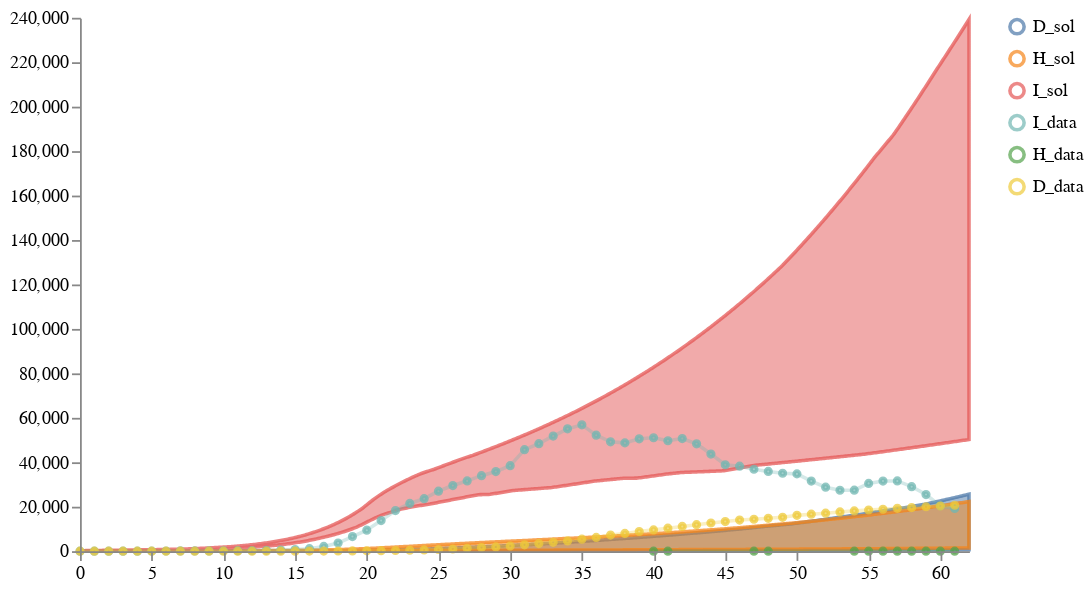

This figure's notebook cell:
### Code cell
num_samples = 100
models = [model1, model2, model3]
data_location = DATA_PATH + "NYS_T1_forecast1.csv"
weights = [0.1, 0.4, 0.5] # [1/len(models) for i in models]
solution_mappings = [{"I": "I", "H": "H", "D": "D"},
                     {"I": "infected", "H": "hospitalized", "D": "dead"}, 
                     {"I": "infected", "H": "hospitalized", "D": "dead"}
                     ]

# Run the calibration and sampling
result1B3 = load_and_calibrate_and_sample_ensemble_model(
    models,
    data_location,
    weights,
    solution_mappings,
    num_samples,
    timepoints1,
    verbose=True,
    total_population=19340000,
    num_iterations=N_ITERATIONS,
    time_unit="days",
    visual_options={"title": "Calibrated Ensemble", "keep":".*_sol"}
)

# Save results
# result1B3["data"].to_csv("../../notebook/ensemble_eval_sa/ensemble_results/partI_ensemble_of_many_results.csv", index=False)
# result1B3["quantiles"].to_csv("../../notebook/ensemble_eval_sa/ensemble_results/partI_ensemble_of_many_quantiles.csv", index=False)

# Plot results
schema = plots.trajectories(pd.DataFrame(result1B3["data"]), keep=".*_sol",
                            points=all_data1.reset_index(drop=True).rename(columns={"I":"I_data", "H":"H_data", "D":"D_data"}),
                           )
schema = plots.pad(schema, 5)
plots.ipy_display(schema)

### Figure 1 — Vega specification as saved in the notebook (floating-point values rounded to 4 significant figures; data arrays with more than 128 entries replaced by an {"elided": "..."} marker saying what was removed)
{"$schema": "https://vega.github.io/schema/vega/v5.json", "axes": [{"name": "x_axis", "orient": "bottom", "scale": "xscale", "zindex": 100}, {"name": "y_axis", "orient": "left", "scale": "yscale", "zindex": 100}], "data": [{"name": "distributions", "values": {"elided": "1863 records"}}, {"name": "traces", "transform": [{"expr": "isValid(datum.value)", "type": "filter"}], "values": []}, {"name": "points", "values": {"elided": "136 records"}}, {"name": "markers", "values": []}, {"name": "selected", "on": [{"remove": true, "trigger": "clear"}, {"remove": true, "trigger": "!shift"}, {"insert": "clicked", "trigger": "!shift && clicked"}, {"toggle": "clicked", "trigger": "shift && clicked"}]}], "height": 300, "legends": [{"encode": {"labels": {"interactive": true, "name": "legendLabel", "update": {"opacity": [{"test": "!length(data('selected')) || indata('selected', 'value', datum.value)", "value": 1}, {"value": 0.25}]}}, "symbols": {"interactive": true, "name": "legendSymbol", "update": {"fill": {"value": "transparent"}, "opacity": [{"test": "!length(data('selected')) || indata('selected', 'value', datum.value)", "value": 0.7}, {"value": 0.15}], "size": {"value": 64}, "strokeWidth": {"value": 2}}}}, "name": "color_legend", "stroke": "color"}], "marks": [{"from": {"facet": {"data": "points", "groupby": "trajectory", "name": "points_split"}}, "marks": [{"encode": {"hover": {"fillOpacity": {"value": 0.9}}, "update": {"fill": {"field": "trajectory", "scale": "color"}, "fillOpacity": [{"test": "!length(data('selected')) || indata('selected', 'value', datum.trajectory)", "value": 0.5}, {"value": 0.15}], "size": {"value": 10}, "stroke": {"field": "trajectory", "scale": "color"}, "strokeOpacity": [{"test": "!length(data('selected')) || indata('selected', 'value', datum.trajectory)", "value": 0.75}, {"value": 0.15}], "strokeWidth": {"value": 2}, "tooltip": {"field": "value"}, "x": {"field": "timepoint", "scale": "xscale"}, "y": {"field": "value", "scale": "yscale"}}}, "from": {"data": "points_split"}, "name": "_points_symbol", "type": "symbol", "zindex": 3}, {"encode": {"hover": {"fillOpacity": {"value": 0.9}}, "update": {"interpolate": {"value": "linear"}, "stroke": {"field": "trajectory", "scale": "color"}, "strokeOpacity": [{"test": "!length(data('selected')) || indata('selected', 'value', datum.trajectory)", "value": 0.3}, {"value": 0.1}], "strokeWidth": {"value": 2}, "x": {"field": "timepoint", "scale": "xscale"}, "y": {"field": "value", "scale": "yscale"}}}, "from": {"data": "points_split"}, "name": "_points_line", "type": "line", "zindex": 3}], "name": "_points", "type": "group", "zindex": 3}, {"from": {"facet": {"data": "traces", "groupby": "trajectory", "name": "traces_split"}}, "marks": [{"encode": {"hover": {"fillOpacity": {"value": 0.9}}, "update": {"interpolate": {"value": "linear"}, "stroke": {"field": "trajectory", "scale": "color"}, "strokeOpacity": [{"test": "!length(data('selected')) || indata('selected', 'value', datum.trajectory)", "value": 0.75}, {"value": 0.15}], "strokeWidth": {"value": 2}, "x": {"field": "timepoint", "scale": "xscale"}, "y": {"field": "value", "scale": "yscale"}}}, "from": {"data": "traces_split"}, "name": "_traces_lines", "type": "line"}], "name": "_traces", "type": "group", "zindex": 2}, {"from": {"facet": {"data": "distributions", "groupby": "trajectory", "name": "trajectory_split"}}, "marks": [{"encode": {"hover": {"fillOpacity": {"value": 0.9}}, "update": {"fill": {"field": "trajectory", "scale": "color"}, "fillOpacity": [{"test": "!length(data('selected')) || indata('selected', 'value', datum.trajectory)", "value": 0.5}, {"value": 0.15}], "interpolate": {"value": "linear"}, "stroke": {"field": "trajectory", "scale": "color"}, "strokeOpacity": [{"test": "!length(data('selected')) || indata('selected', 'value', datum.trajectory)", "value": 0.75}, {"value": 0.15}], "strokeWidth": {"value": 2}, "x": {"field": "timepoint", "scale": "xscale"}, "y": {"field": "upper", "scale": "yscale"}, "y2": {"field": "lower", "scale": "yscale"}}}, "from": {"data": "trajectory_split"}, "type": "area"}], "name": "_distributions", "type": "group", "zindex": 1}, {"marks": [{"encode": {"enter": {"stroke": {"value": "lightgray"}}, "update": {"opacity": {"value": 1}, "x": {"field": "timepoint", "scale": "xscale"}, "y": {"signal": "height"}, "y2": {"value": 0}}}, "from": {"data": "markers"}, "name": "_marker text", "type": "rule"}, {"encode": {"enter": {"fontSize": {"value": 8}, "text": {"field": "datum.label"}, "y": {"value": 0}}}, "from": {"data": "_marker text"}, "name": "_marker flags", "transform": [{"as": ["x", "_y", "opacity", "align", "baseline"], "lineAnchor": "start", "offset": [1], "size": {"signal": "[width, height]"}, "type": "label"}], "type": "text"}], "name": "_markers", "type": "group"}], "padding": 5, "scales": [{"domain": {"fields": [{"data": "distributions", "field": "timepoint"}, {"data": "traces", "field": "timepoint"}, {"data": "points", "field": "timepoint"}, {"data": "markers", "field": "timepoint"}]}, "name": "xscale", "range": "width", "type": "linear", "zero": false}, {"domain": {"fields": [{"data": "distributions", "field": "lower"}, {"data": "distributions", "field": "upper"}, {"data": "traces", "field": "value"}, {"data": "points", "field": "value"}]}, "name": "yscale", "nice": true, "range": "height", "type": "linear", "zero": true}, {"domain": {"fields": [{"data": "distributions", "field": "trajectory"}, {"data": "traces", "field": "trajectory"}, {"data": "points", "field": "trajectory"}]}, "name": "color", "range": "category", "type": "ordinal"}], "signals": [{"name": "clear", "on": [{"events": "mouseup[!event.item]", "force": true, "update": "true"}], "value": true}, {"name": "shift", "on": [{"events": "@legendSymbol:click, @legendLabel:click", "force": true, "update": "event.shiftKey"}], "value": false}, {"name": "clicked", "on": [{"events": "@legendSymbol:click, @legendLabel:click", "force": true, "update": "{value: datum.value}"}], "value": null}], "width": 500}
